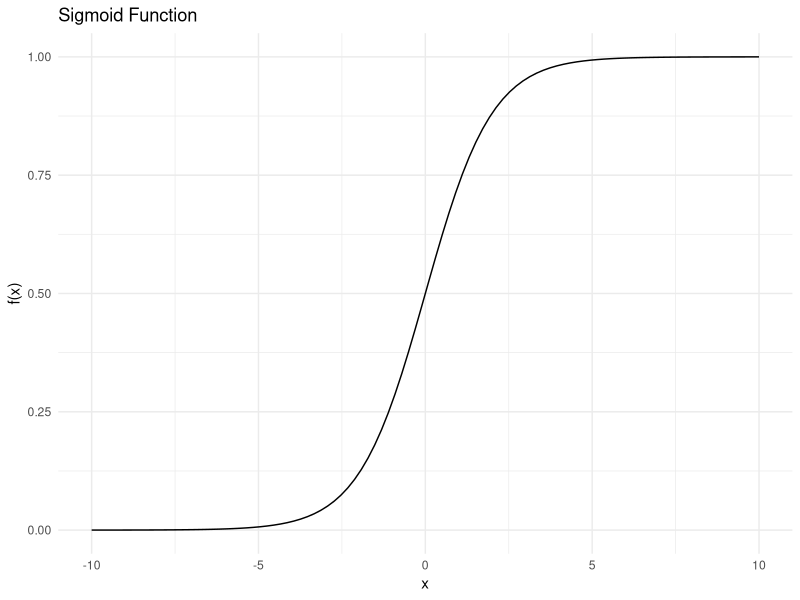
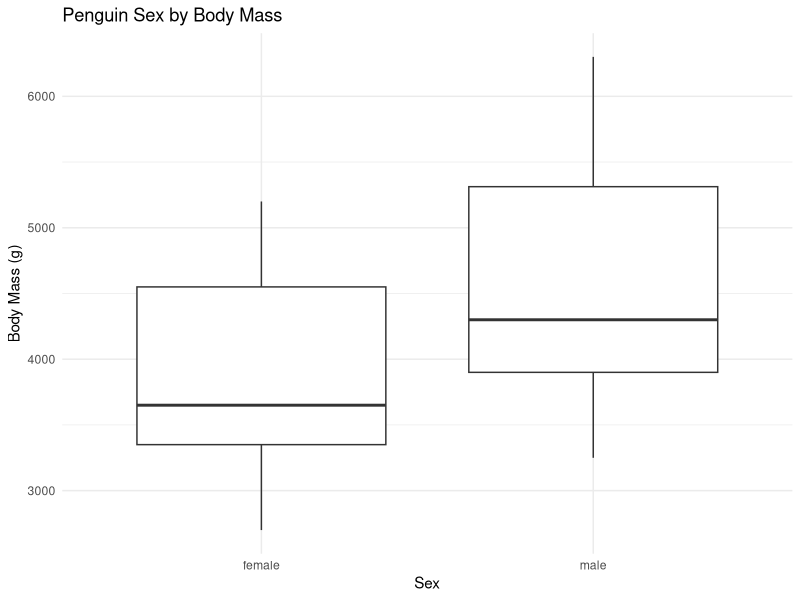
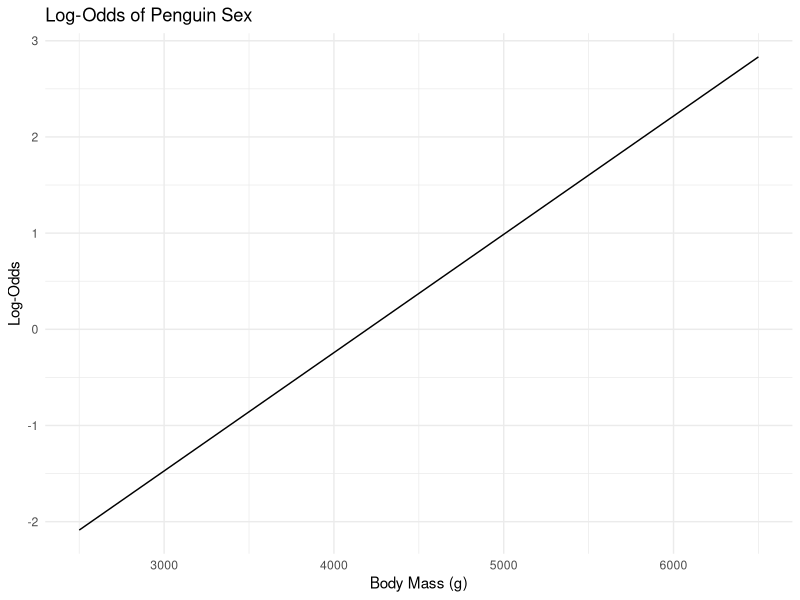
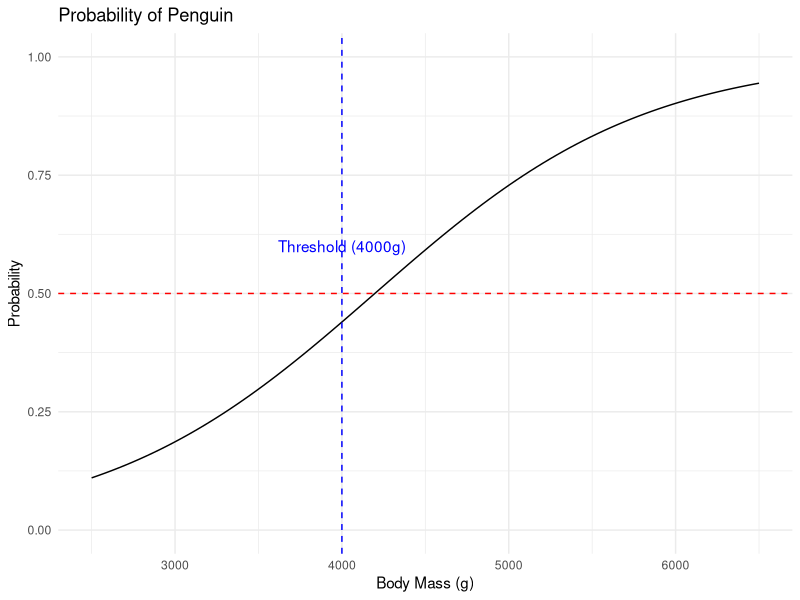
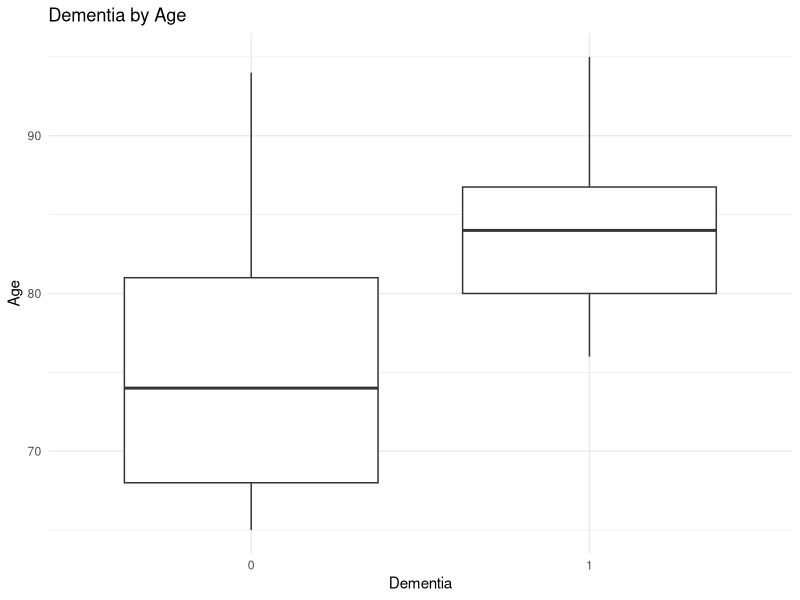
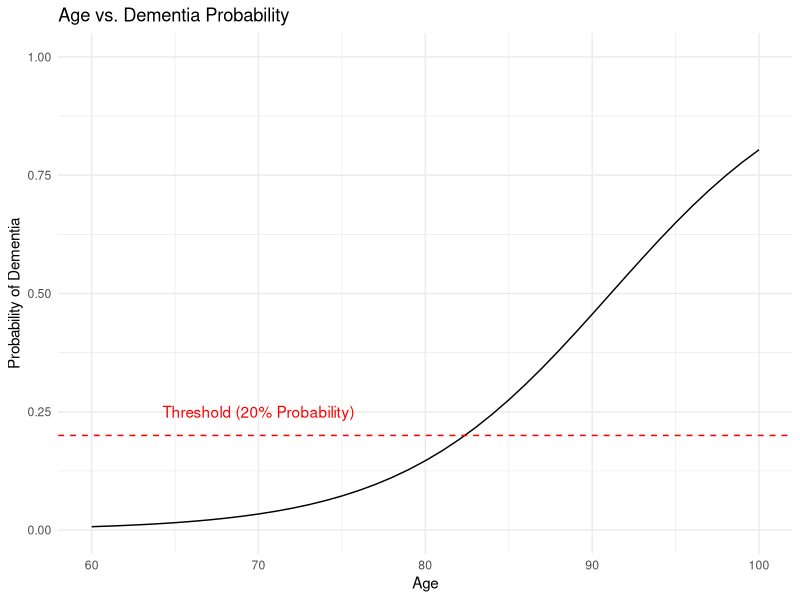

Write the R code that produced these figures, in order.
## ---- chunk 1
#| echo: false
library(ggplot2)
x <- seq(-10, 10, length.out = 100)
y <- 1 / (1 + exp(-x))
data <- data.frame(x, y)
ggplot(data, aes(x, y)) +
    geom_line() +
    labs(title = "Sigmoid Function", x = "x", y = "f(x)") +
    theme_minimal()
## ---- chunk 2
#| message: false
library(palmerpenguins)
penguins <- na.omit(penguins)
# 펭귄 체중을 사용하여 성별을 예측하는 로지스틱 회귀 모델
m1 <- glm(sex ~ body_mass_g, family = binomial(link = "logit"), data = penguins)
summary(m1)
## ---- chunk 3
library(palmerpenguins)
penguins <- na.omit(penguins) # 결측치 제거
## ---- chunk 4
library(ggplot2)
ggplot(penguins, aes(x = sex, y = body_mass_g)) +
    geom_boxplot() +
    labs(title = "Penguin Sex by Body Mass", x = "Sex", y = "Body Mass (g)") +
    theme_minimal()
## ---- chunk 5
levels(penguins$sex)
## ---- chunk 6
# 펭귄 체중을 사용하여 성별을 예측하는 로지스틱 회귀 모델
m1 <- glm(sex ~ body_mass_g, family = binomial(link = "logit"), data = penguins)
summary(m1)
m1$coefficients
## ---- chunk 7
library(ggplot2)
x <- seq(2500, 6500, length.out = 100)
beta_0 <- -5.1625
beta_1 <- 0.00123

log_odds <- beta_0 + beta_1 * x
data <- data.frame(body_mass_g = x, log_odds = log_odds)

ggplot(data, aes(x = body_mass_g, y = log_odds)) +
    geom_line() +
    labs(title = "Log-Odds of Penguin Sex", x = "Body Mass (g)", y = "Log-Odds") +
    theme_minimal()
## ---- chunk 8
library(ggplot2)
penguins <- na.omit(penguins)
x <- seq(2500, 6500, length.out = 100)
beta_0 <- -5.1625
beta_1 <- 0.00123
p <- 1 / (1 + exp(-(beta_0 + beta_1 * x)))
data <- data.frame(body_mass_g = x, probability = p)
ggplot(data, aes(x = body_mass_g, y = probability)) +
    geom_line() +
    labs(title = "Probability of Penguin", x = "Body Mass (g)", y = "Probability") +
    theme_minimal() +
    ylim(0, 1) +
    geom_hline(yintercept = 0.5, linetype = "dashed", color = "red") +
    geom_vline(xintercept = 4000, linetype = "dashed", color = "blue") +
    annotate("text", x = 4000, y = 0.6, label = "Threshold (4000g)", color = "blue")
## ---- chunk 9
# 체중이 3000g인 경우의 log-odds와 확률 계산
body_mass_g <- 3000
log_odds <- beta_0 + beta_1 * body_mass_g
probability <- 1 / (1 + exp(-log_odds))
log_odds
probability
## ---- chunk 10
# 체중이 4000g인 경우의 log-odds와 확률 계산
body_mass_g <- 4000
log_odds <- beta_0 + beta_1 * body_mass_g
probability <- 1 / (1 + exp(-log_odds))
log_odds
probability
## ---- chunk 11
# 체중이 5000g인 경우의 log-odds와 확률 계산
body_mass_g <- 5000
log_odds <- beta_0 + beta_1 * body_mass_g
probability <- 1 / (1 + exp(-log_odds))
log_odds
probability
## ---- chunk 12
# deviance 계산
n <- nrow(penguins)
k <- length(m1$coefficients)
beta_0 <- m1$coefficients[1]
beta_1 <- m1$coefficients[2]
p <- 1 / (1 + exp(-(beta_0 + beta_1 * penguins$body_mass_g)))
deviance <- -2 * sum(log(ifelse(penguins$sex == "male", p, 1 - p)))
deviance
## ---- chunk 13
m1 <- glm(sex ~ body_mass_g, family = binomial(link = "logit"), data = penguins)
summary(m1)
## ---- chunk 14
# z-통계량 계산
z_statistic <- m1$coefficients / summary(m1)$coefficients[, "Std. Error"]
z_statistic
## ---- chunk 15
# AIC 계산
p <- 1 / (1 + exp(-(beta_0 + beta_1 * penguins$body_mass_g)))
log_likelihood <- sum(log(ifelse(penguins$sex == "male", p, 1 - p)))
k <- length(m1$coefficients)
aic_value <- -2 * log_likelihood + 2 * k
aic_value
## ---- chunk 16
AIC(m1)
## ---- chunk 17
#| message: false
library(readr)
dementia_age <- read_csv("./data/dementia.csv")
dementia_age$dementia <- as.factor(dementia_age$dementia)
dementia_age
## ---- chunk 18
library(ggplot2)
ggplot(dementia_age, aes(x = dementia, y = age)) +
    geom_boxplot() + 
    labs(title = "Dementia by Age", x = "Dementia", y = "Age") +
    theme_minimal()
## ---- chunk 19
dementia_glm <- glm(dementia~age, data=dementia_age, family=binomial)
summary(dementia_glm)
## ---- chunk 20
# 나이에 따른 치매 발생 확률 계산
age_seq <- seq(60, 100, by = 1)
log_odds <- dementia_glm$coefficients[1] + dementia_glm$coefficients[2] * age_seq
probability <- 1 / (1 + exp(-log_odds))
data <- data.frame(age = age_seq, probability = probability)
ggplot(data, aes(x = age, y = probability)) + 
    geom_line() + labs(title = "Age vs. Dementia Probability", x = "Age", y = "Probability of Dementia") + 
    theme_minimal() + 
    ylim(0, 1) +
    geom_hline(yintercept = 0.2, linetype = "dashed", color = "red") +
    annotate("text", x = 70, y = 0.25, label = "Threshold (20% Probability)", color = "red")
## ---- chunk 21
age <- 65
log_odds <- dementia_glm$coefficients[1] + dementia_glm$coefficients[2] * age
probability_65 <- as.numeric(1 / (1 + exp(-log_odds)))
probability_65
## ---- chunk 22
age <- 70
log_odds <- dementia_glm$coefficients[1] + dementia_glm$coefficients[2] * age
probability_70 <- as.numeric(1 / (1 + exp(-log_odds)))
probability_70
## ---- chunk 23
age <- 75
log_odds <- dementia_glm$coefficients[1] + dementia_glm$coefficients[2] * age
probability_75 <- as.numeric(1 / (1 + exp(-log_odds)))
probability_75
## ---- chunk 24
age <- 80
log_odds <- dementia_glm$coefficients[1] + dementia_glm$coefficients[2] * age
probability_80 <- as.numeric(1 / (1 + exp(-log_odds)))
probability_80
## ---- chunk 25
# Relative Risk (Risk Ratio) 계산
relative_risk <- probability_70 / probability_65
relative_risk
## ---- chunk 26
# Relative Risk (Risk Ratio) 계산
relative_risk_75_70 <- probability_75 / probability_70
relative_risk_75_70
## ---- chunk 27
# Relative Risk (Risk Ratio) 계산
relative_risk_80_75 <- probability_80 / probability_75
relative_risk_80_75
## ---- chunk 28
# Odds 계산
odds_65 <- probability_65 / (1 - probability_65)
odds_65
## ---- chunk 29
# Odds 계산
odds_70 <- probability_70 / (1 - probability_70)
odds_70
## ---- chunk 30
# Odds 계산
odds_75 <- probability_75 / (1 - probability_75)
odds_75
## ---- chunk 31
# Odds Ratio 계산
odds_ratio_70_65 <- odds_70 / odds_65
odds_ratio_70_65
## ---- chunk 32
# Odds Ratio 계산
odds_ratio_75_70 <- odds_75 / odds_70
odds_ratio_75_70
